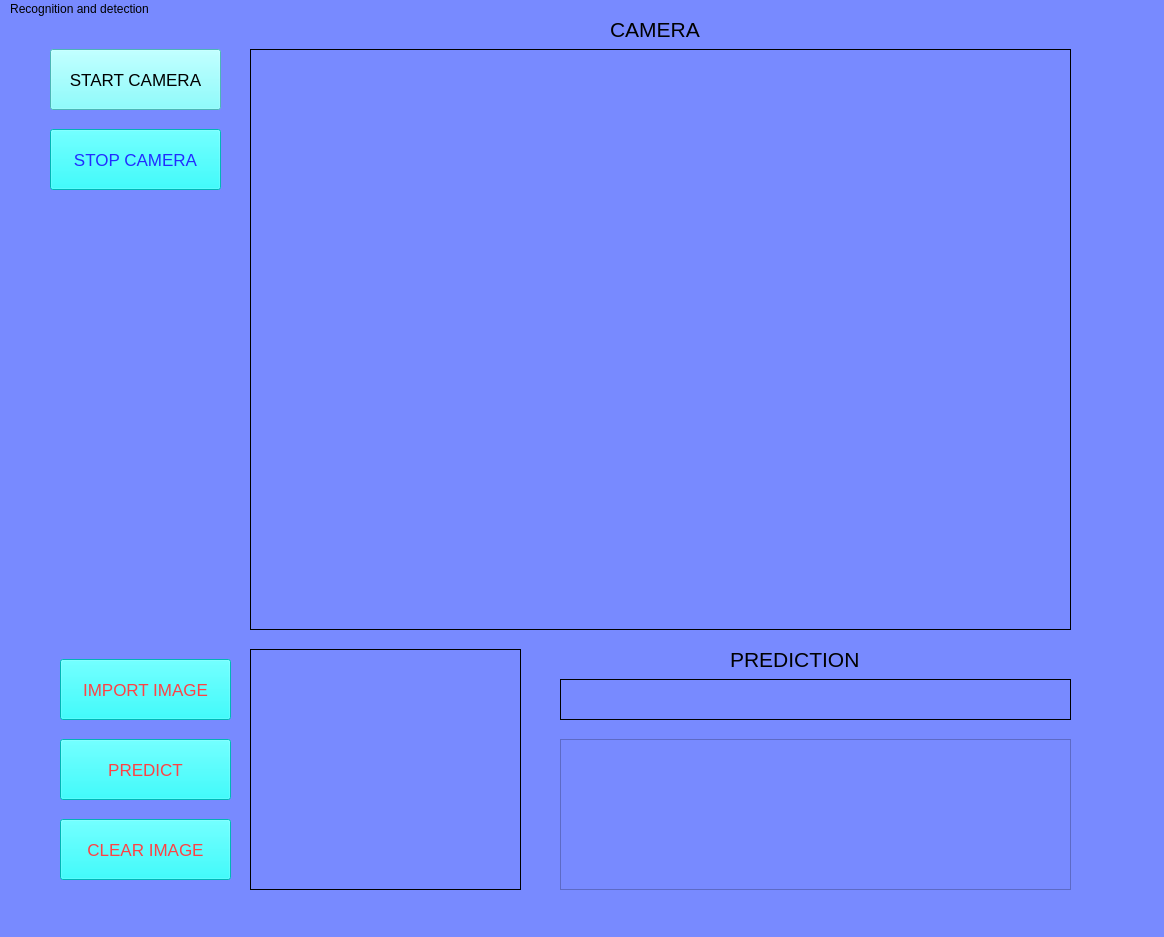
<?xml version="1.0" encoding="UTF-8"?>
<ui version="4.0">
 <class>MainWindow</class>
 <widget class="QMainWindow" name="MainWindow">
  <property name="geometry">
   <rect>
    <x>0</x>
    <y>0</y>
    <width>1164</width>
    <height>937</height>
   </rect>
  </property>
  <property name="windowTitle">
   <string>MainWindow</string>
  </property>
  <property name="styleSheet">
   <string notr="true">background-color: rgb(252, 255, 57);
background-color: rgb(120, 138, 255);</string>
  </property>
  <widget class="QWidget" name="centralwidget">
   <widget class="QLabel" name="label">
    <property name="geometry">
     <rect>
      <x>250</x>
      <y>30</y>
      <width>821</width>
      <height>581</height>
     </rect>
    </property>
    <property name="frameShape">
     <enum>QFrame::Box</enum>
    </property>
    <property name="text">
     <string/>
    </property>
   </widget>
   <widget class="QPushButton" name="pushButton">
    <property name="geometry">
     <rect>
      <x>50</x>
      <y>30</y>
      <width>171</width>
      <height>61</height>
     </rect>
    </property>
    <property name="font">
     <font>
      <pointsize>13</pointsize>
     </font>
    </property>
    <property name="styleSheet">
     <string notr="true">background-color: rgb(106, 255, 255);</string>
    </property>
    <property name="text">
     <string>START CAMERA</string>
    </property>
   </widget>
   <widget class="QLabel" name="label_3">
    <property name="geometry">
     <rect>
      <x>610</x>
      <y>0</y>
      <width>121</width>
      <height>21</height>
     </rect>
    </property>
    <property name="font">
     <font>
      <pointsize>16</pointsize>
     </font>
    </property>
    <property name="text">
     <string>CAMERA</string>
    </property>
   </widget>
   <widget class="QPushButton" name="pushButton_2">
    <property name="geometry">
     <rect>
      <x>50</x>
      <y>110</y>
      <width>171</width>
      <height>61</height>
     </rect>
    </property>
    <property name="font">
     <font>
      <pointsize>13</pointsize>
     </font>
    </property>
    <property name="styleSheet">
     <string notr="true">color: rgb(34, 45, 255);

background-color: rgb(0, 255, 255);</string>
    </property>
    <property name="text">
     <string>STOP CAMERA</string>
    </property>
   </widget>
   <widget class="QPushButton" name="pushButton_3">
    <property name="geometry">
     <rect>
      <x>60</x>
      <y>800</y>
      <width>171</width>
      <height>61</height>
     </rect>
    </property>
    <property name="font">
     <font>
      <pointsize>13</pointsize>
     </font>
    </property>
    <property name="styleSheet">
     <string notr="true">
background-color: rgb(0, 255, 255);
color: rgb(255, 65, 68);</string>
    </property>
    <property name="text">
     <string>CLEAR IMAGE</string>
    </property>
   </widget>
   <widget class="QLabel" name="label_2">
    <property name="geometry">
     <rect>
      <x>250</x>
      <y>630</y>
      <width>271</width>
      <height>241</height>
     </rect>
    </property>
    <property name="frameShape">
     <enum>QFrame::Box</enum>
    </property>
    <property name="text">
     <string/>
    </property>
   </widget>
   <widget class="QPushButton" name="pushButton_4">
    <property name="geometry">
     <rect>
      <x>60</x>
      <y>640</y>
      <width>171</width>
      <height>61</height>
     </rect>
    </property>
    <property name="font">
     <font>
      <pointsize>13</pointsize>
     </font>
    </property>
    <property name="styleSheet">
     <string notr="true">
background-color: rgb(0, 255, 255);
color: rgb(255, 65, 68);</string>
    </property>
    <property name="text">
     <string>IMPORT IMAGE</string>
    </property>
   </widget>
   <widget class="QLabel" name="label_4">
    <property name="geometry">
     <rect>
      <x>730</x>
      <y>630</y>
      <width>161</width>
      <height>21</height>
     </rect>
    </property>
    <property name="font">
     <font>
      <pointsize>16</pointsize>
     </font>
    </property>
    <property name="text">
     <string>PREDICTION</string>
    </property>
   </widget>
   <widget class="QPushButton" name="pushButton_5">
    <property name="geometry">
     <rect>
      <x>60</x>
      <y>720</y>
      <width>171</width>
      <height>61</height>
     </rect>
    </property>
    <property name="font">
     <font>
      <pointsize>13</pointsize>
     </font>
    </property>
    <property name="styleSheet">
     <string notr="true">
background-color: rgb(0, 255, 255);
color: rgb(255, 65, 68);</string>
    </property>
    <property name="text">
     <string>PREDICT</string>
    </property>
   </widget>
   <widget class="QLabel" name="label_5">
    <property name="geometry">
     <rect>
      <x>560</x>
      <y>720</y>
      <width>511</width>
      <height>151</height>
     </rect>
    </property>
    <property name="frameShape">
     <enum>QFrame::Box</enum>
    </property>
    <property name="text">
     <string/>
    </property>
   </widget>
   <widget class="QLabel" name="label_6">
    <property name="geometry">
     <rect>
      <x>570</x>
      <y>670</y>
      <width>491</width>
      <height>21</height>
     </rect>
    </property>
    <property name="font">
     <font>
      <pointsize>14</pointsize>
      <weight>75</weight>
      <bold>true</bold>
     </font>
    </property>
    <property name="text">
     <string/>
    </property>
   </widget>
   <widget class="QLabel" name="label_7">
    <property name="geometry">
     <rect>
      <x>560</x>
      <y>660</y>
      <width>511</width>
      <height>41</height>
     </rect>
    </property>
    <property name="font">
     <font>
      <pointsize>14</pointsize>
      <weight>75</weight>
      <bold>true</bold>
     </font>
    </property>
    <property name="frameShape">
     <enum>QFrame::Box</enum>
    </property>
    <property name="text">
     <string/>
    </property>
   </widget>
   <widget class="QTextEdit" name="textEdit">
    <property name="geometry">
     <rect>
      <x>560</x>
      <y>720</y>
      <width>511</width>
      <height>151</height>
     </rect>
    </property>
    <property name="font">
     <font>
      <pointsize>10</pointsize>
     </font>
    </property>
   </widget>
  </widget>
  <widget class="QMenuBar" name="menubar">
   <property name="geometry">
    <rect>
     <x>0</x>
     <y>0</y>
     <width>1164</width>
     <height>26</height>
    </rect>
   </property>
   <widget class="QMenu" name="menuFace_Recognition">
    <property name="title">
     <string>Recognition and detection</string>
    </property>
   </widget>
   <addaction name="menuFace_Recognition"/>
  </widget>
  <widget class="QStatusBar" name="statusbar"/>
  <action name="actionStart_Detecting">
   <property name="text">
    <string>Start Detecting</string>
   </property>
  </action>
 </widget>
 <resources/>
 <connections/>
</ui>
